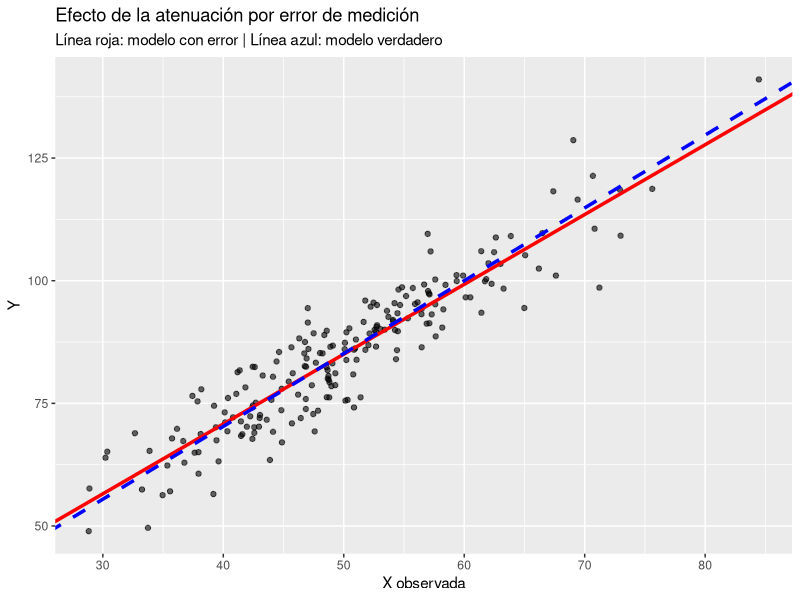

This chart was generated by the following R code:
## ---- chunk 1
set.seed(123)
x_verdadero <- 100
x_mediciones <- rnorm(10, mean = x_verdadero, sd = 2)
error_abs <- abs(x_mediciones - x_verdadero)
error_rel <- error_abs / abs(x_verdadero)

mean(error_abs)
mean(error_rel)
## ---- chunk 2
x1 <- 10; s1 <- 0.2
x2 <- 4; s2 <- 0.1
Q <- x1 * x2
sQ <- Q * sqrt((s1/x1)^2 + (s2/x2)^2)
c(Q = Q, sQ = sQ)
## ---- chunk 3
# Ejemplo de redondeo a cifras significativas
A <- 23.4567
signif(A, digits = 3)
round(A, 1)
## ---- chunk 4
# Ejemplo: combinación de errores
x1 <- 25; E1 <- 0.2
x2 <- 40; E2 <- 0.3

E_suma <- sqrt(E1^2 + E2^2)
e_mult <- sqrt((E1/x1)^2 + (E2/x2)^2)
c(E_suma = E_suma, e_mult = e_mult)
## ---- chunk 5
set.seed(100)
x <- seq(0, 10, length.out = 100)
y_true <- 3 + 2 * x^2 + rnorm(100, 0, 5)
modelo_lineal <- lm(y_true ~ x)
modelo_cuad <- lm(y_true ~ poly(x, 2, raw = TRUE))

summary(modelo_lineal)$r.squared
summary(modelo_cuad)$r.squared
## ---- chunk 6
set.seed(123)
N <- 200
X_true <- rnorm(N, mean = 50, sd = 10)
error_medicion <- rnorm(N, mean = 0, sd = 2)
error_muestreo <- rnorm(N, mean = 0, sd = 5)
X_obs <- X_true + error_medicion
Y <- 10 + 1.5 * X_true + error_muestreo

modelo_erroneo <- lm(Y ~ X_obs)
modelo_verdadero <- lm(Y ~ X_true)

summary(modelo_erroneo)
summary(modelo_verdadero)
## ---- chunk 7
var_X_obs <- var(X_obs)
var_error_med <- var(error_medicion)
R2_x <- 1 - var_error_med / var_X_obs
beta1_hat <- coef(modelo_erroneo)[2]
beta1_corr <- beta1_hat / R2_x
c(beta1_hat = beta1_hat, beta1_corr = beta1_corr)
## ---- chunk 8
library(ggplot2)

data_plot <- data.frame(X_true, X_obs, Y)

modelo_err <- lm(Y ~ X_obs)
modelo_true <- lm(Y ~ X_true)

p <- ggplot(data_plot, aes(X_obs, Y)) +
  geom_point(alpha = 0.6) +
  geom_abline(intercept = coef(modelo_err)[1], slope = coef(modelo_err)[2], color = "red", size = 1.2) +
  geom_abline(intercept = coef(modelo_true)[1], slope = coef(modelo_true)[2], color = "blue", linetype = "dashed", size = 1.2) +
  labs(title = "Efecto de la atenuación por error de medición",
       subtitle = "Línea roja: modelo con error | Línea azul: modelo verdadero",
       x = "X observada", y = "Y")

p
